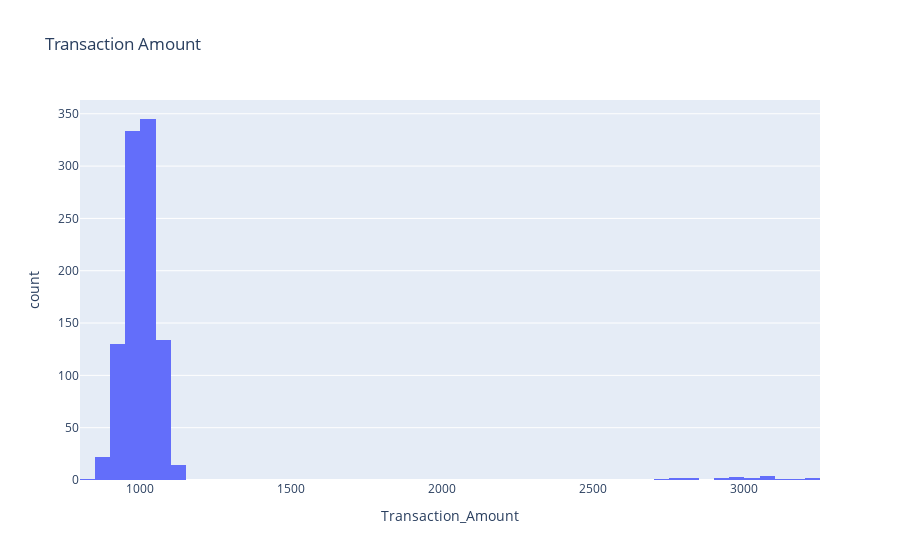

The code cell stored with this chart in its notebook:
### Code cell
fig = px.histogram(data,
                    x='Transaction_Amount',
                    title='Transaction Amount')
fig.show()

### Figure 1 — Plotly figure (JSON) as saved in the notebook; plotly's stock layout.template omitted (floating-point values rounded to 4 significant figures; data arrays with more than 128 entries replaced by an {"elided": "..."} marker saying what was removed)
{"data": [{"alignmentgroup": "True", "bingroup": "x", "hovertemplate": "Transaction_Amount=%{x}<br>count=%{y}<extra></extra>", "legendgroup": "", "marker": {"color": "#636efa", "pattern": {"shape": ""}}, "name": "", "offsetgroup": "", "orientation": "v", "showlegend": false, "type": "histogram", "x": {"elided": "1000 float values"}, "xaxis": "x", "yaxis": "y"}], "layout": {"barmode": "relative", "legend": {"tracegroupgap": 0}, "title": {"text": "Transaction Amount"}, "xaxis": {"anchor": "y", "domain": [0, 1], "title": {"text": "Transaction_Amount"}}, "yaxis": {"anchor": "x", "domain": [0, 1], "title": {"text": "count"}}}}
